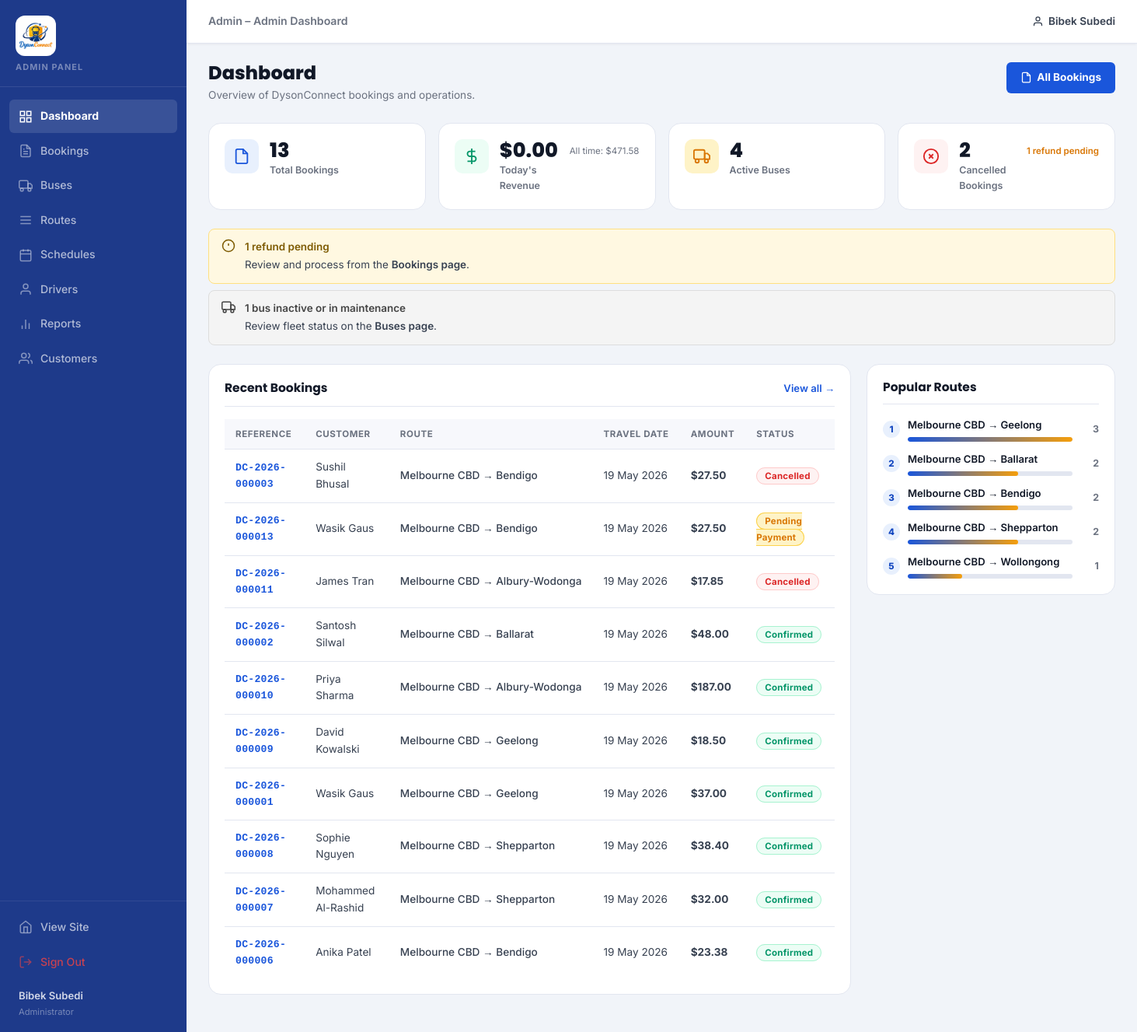
Page /admin/dashboard.php (signed in) on the committed database.
### tables this page shows
CREATE TABLE bookings (
    booking_id        INT           UNSIGNED NOT NULL AUTO_INCREMENT,
    user_id           INT           UNSIGNED NOT NULL,
    schedule_id       INT           UNSIGNED NOT NULL,
    booking_reference VARCHAR(20)   NOT NULL,
    booking_date      DATETIME      NOT NULL DEFAULT CURRENT_TIMESTAMP,
    total_amount      DECIMAL(10,2) NOT NULL DEFAULT 0.00,
    booking_status    ENUM('Confirmed','Cancelled','Pending Payment')
                                    NOT NULL DEFAULT 'Pending Payment',
    refund_status     ENUM('Not Applicable','Pending','Processed','Rejected')
                                    NOT NULL DEFAULT 'Not Applicable',
    created_at        DATETIME      NOT NULL DEFAULT CURRENT_TIMESTAMP,
    PRIMARY KEY (booking_id),
    UNIQUE KEY uq_bookings_ref (booking_reference),
    CONSTRAINT fk_bookings_user
        FOREIGN KEY (user_id) REFERENCES users (user_id)
        ON UPDATE CASCADE ON DELETE RESTRICT,
    CONSTRAINT fk_bookings_schedule
        FOREIGN KEY (schedule_id) REFERENCES schedules (schedule_id)
        ON UPDATE CASCADE ON DELETE RESTRICT
);

CREATE TABLE users (
    user_id    INT          UNSIGNED NOT NULL AUTO_INCREMENT,
    full_name  VARCHAR(120) NOT NULL,
    email      VARCHAR(180) NOT NULL,
    password   VARCHAR(255) NOT NULL,    
    phone      VARCHAR(20)  DEFAULT NULL,
    role       ENUM('customer','admin') NOT NULL DEFAULT 'customer',
    created_at DATETIME     NOT NULL DEFAULT CURRENT_TIMESTAMP,
    PRIMARY KEY (user_id),
    UNIQUE KEY uq_users_email (email)
);

CREATE TABLE routes (
    route_id    INT           UNSIGNED NOT NULL AUTO_INCREMENT,
    origin      VARCHAR(100)  NOT NULL,
    destination VARCHAR(100)  NOT NULL,
    distance_km SMALLINT      UNSIGNED NOT NULL DEFAULT 0,
    base_price  DECIMAL(8,2)  NOT NULL,
    route_tags  VARCHAR(255)  DEFAULT NULL,
    status      ENUM('active','inactive') NOT NULL DEFAULT 'active',
    created_at  DATETIME      NOT NULL DEFAULT CURRENT_TIMESTAMP,
    PRIMARY KEY (route_id)
);

CREATE TABLE schedules (
    schedule_id     INT         UNSIGNED NOT NULL AUTO_INCREMENT,
    bus_id          INT         UNSIGNED NOT NULL,
    route_id        INT         UNSIGNED NOT NULL,
    departure_date  DATE        NOT NULL,
    departure_time  TIME        NOT NULL,
    arrival_time    TIME        NOT NULL,
    available_seats TINYINT     UNSIGNED NOT NULL,
    status          ENUM('scheduled','departed','cancelled','completed')
                                NOT NULL DEFAULT 'scheduled',
    created_at      DATETIME    NOT NULL DEFAULT CURRENT_TIMESTAMP,
    PRIMARY KEY (schedule_id),
    CONSTRAINT fk_schedules_bus
        FOREIGN KEY (bus_id) REFERENCES buses (bus_id)
        ON UPDATE CASCADE ON DELETE RESTRICT,
    CONSTRAINT fk_schedules_route
        FOREIGN KEY (route_id) REFERENCES routes (route_id)
        ON UPDATE CASCADE ON DELETE RESTRICT
);

### includes/functions.php (called while the page is built, shortened)
<?php
function e($value) {
    return htmlspecialchars((string) $value, ENT_QUOTES, 'UTF-8');
}
function formatCurrency($amount) {
    return '$' . number_format((float) $amount, 2);
}

### admin/dashboard.php (the view, shortened to what this page needs)
<?php
require_once '../includes/db_connect.php';
require_once '../includes/functions.php';
$row = $conn->query("SELECT COUNT(*) AS n FROM bookings")->fetch_assoc();
$totalBookings = (int) $row['n'];
$stmt = $conn->prepare("
    SELECT COALESCE(SUM(p.amount_paid), 0) AS rev
    FROM   payments p
    JOIN   bookings b ON b.booking_id = p.booking_id
    WHERE  DATE(p.payment_date) = CURDATE()
      AND  p.payment_status = 'Paid'
");
$stmt->execute();
$todayRevenue = (float) $stmt->get_result()->fetch_assoc()['rev'];
$row = $conn->query("SELECT COUNT(*) AS n FROM buses WHERE status = 'active'")->fetch_assoc();
$activeBuses = (int) $row['n'];
$row = $conn->query("SELECT COUNT(*) AS n FROM bookings WHERE booking_status = 'Cancelled'")->fetch_assoc();
$cancelledBookings = (int) $row['n'];
$row = $conn->query("SELECT COUNT(*) AS n FROM bookings WHERE refund_status = 'Pending'")->fetch_assoc();
$pendingRefunds = (int) $row['n'];
$row = $conn->query("SELECT COALESCE(SUM(amount_paid),0) AS rev FROM payments WHERE payment_status='Paid'")->fetch_assoc();
$totalRevenue = (float) $row['rev'];
$recentBookings = $conn->query("
    SELECT
        b.booking_id,
        b.booking_reference,
        b.booking_date,
        b.total_amount,
        b.booking_status,
        b.refund_status,
        u.full_name   AS customer_name,
        r.origin,
        r.destination,
        s.departure_date,
        s.departure_time
    FROM   bookings b
    JOIN   users     u  ON u.user_id     = b.user_id
    JOIN   schedules s  ON s.schedule_id = b.schedule_id
    JOIN   routes    r  ON r.route_id    = s.route_id
    ORDER  BY b.booking_date DESC
    LIMIT  10
")->fetch_all(MYSQLI_ASSOC);
$popularRoutes = $conn->query("
    SELECT
        r.origin,
        r.destination,
        r.base_price,
        COUNT(b.booking_id) AS booking_count
    FROM   routes r
    JOIN   schedules s ON s.route_id = r.route_id
    JOIN   bookings  b ON b.schedule_id = s.schedule_id
    WHERE  b.booking_status != 'Cancelled'
    GROUP  BY r.route_id
    ORDER  BY booking_count DESC
    LIMIT  5
")->fetch_all(MYSQLI_ASSOC);
$lowSeatAlerts = $conn->query("
    SELECT s.schedule_id, r.origin, r.destination, s.departure_date,
           s.departure_time, s.available_seats
    FROM   schedules s
    JOIN   routes r ON r.route_id = s.route_id
    WHERE  s.status = 'scheduled' AND s.departure_date >= CURDATE()
      AND  s.available_seats > 0 AND s.available_seats < 6
    ORDER  BY s.departure_date ASC
    LIMIT  5
")->fetch_all(MYSQLI_ASSOC);
$inactiveBusCount = (int)$conn->query(
    "SELECT COUNT(*) AS n FROM buses WHERE status IN ('inactive','maintenance')"
)->fetch_assoc()['n'];
require_once 'admin_header.php';
?>
<div class="admin-page-header">
    <div>
        <h1 class="admin-page-title">Dashboard</h1>
        <p class="admin-page-sub">Overview of DysonConnect bookings and operations.</p>
    </div>
    <div class="admin-header-actions">
        <a href="<?= BASE_URL ?>admin/bookings.php" class="btn-admin-primary">
            <svg width="15" height="15" viewBox="0 0 24 24" fill="none" stroke="currentColor" stroke-width="2"><path d="M14 2H6a2 2 0 0 0-2 2v16a2 2 0 0 0 2 2h12a2 2 0 0 0 2-2V8z"/><polyline points="14 2 14 8 20 8"/></svg>
            All Bookings
        </a>
    </div>
</div>
<div class="admin-stat-grid">
    <div class="admin-stat-card">
        <div class="asc-icon asc-icon--blue">
            <svg width="22" height="22" viewBox="0 0 24 24" fill="none" stroke="currentColor" stroke-width="2"><path d="M14 2H6a2 2 0 0 0-2 2v16a2 2 0 0 0 2 2h12a2 2 0 0 0 2-2V8z"/><polyline points="14 2 14 8 20 8"/></svg>
        </div>
        <div class="asc-body">
            <span class="asc-num"><?= number_format($totalBookings) ?></span>
            <span class="asc-label">Total Bookings</span>
        </div>
    </div>
    <div class="admin-stat-card">
        <div class="asc-icon asc-icon--green">
            <svg width="22" height="22" viewBox="0 0 24 24" fill="none" stroke="currentColor" stroke-width="2"><line x1="12" y1="1" x2="12" y2="23"/><path d="M17 5H9.5a3.5 3.5 0 0 0 0 7h5a3.5 3.5 0 0 1 0 7H6"/></svg>
        </div>
        <div class="asc-body">
            <span class="asc-num"><?= formatCurrency($todayRevenue) ?></span>
            <span class="asc-label">Today's Revenue</span>
        </div>
        <div class="asc-sub">All time: <?= formatCurrency($totalRevenue) ?></div>
    </div>
    <div class="admin-stat-card">
        <div class="asc-icon asc-icon--orange">
            <svg width="22" height="22" viewBox="0 0 24 24" fill="none" stroke="currentColor" stroke-width="2"><rect x="1" y="3" width="15" height="13" rx="2"/><path d="M16 8h4l3 3v5h-7V8z"/><circle cx="5.5" cy="18.5" r="2.5"/><circle cx="18.5" cy="18.5" r="2.5"/></svg>
        </div>
        <div class="asc-body">
            <span class="asc-num"><?= number_format($activeBuses) ?></span>
            <span class="asc-label">Active Buses</span>
        </div>
    </div>
    <div class="admin-stat-card">
        <div class="asc-icon asc-icon--red">
            <svg width="22" height="22" viewBox="0 0 24 24" fill="none" stroke="currentColor" stroke-width="2"><circle cx="12" cy="12" r="10"/><line x1="15" y1="9" x2="9" y2="15"/><line x1="9" y1="9" x2="15" y2="15"/></svg>
        </div>
        <div class="asc-body">
            <span class="asc-num"><?= number_format($cancelledBookings) ?></span>
            <span class="asc-label">Cancelled Bookings</span>
        </div>
        <?php if ($pendingRefunds > 0): ?>
        <div class="asc-sub asc-sub--warn"><?= $pendingRefunds ?> refund<?= $pendingRefunds > 1 ? 's' : '' ?> pending</div>
        <?php endif; ?>
    </div>
</div>
<?php if ($pendingRefunds > 0 || !empty($lowSeatAlerts) || $inactiveBusCount > 0): ?>
<div class="admin-alert-row">
    <?php if ($pendingRefunds > 0): ?>
    <div class="admin-alert-card admin-alert-card--warn">
        <svg width="18" height="18" viewBox="0 0 24 24" fill="none" stroke="currentColor" stroke-width="2"><circle cx="12" cy="12" r="10"/><line x1="12" y1="8" x2="12" y2="12"/><line x1="12" y1="16" x2="12.01" y2="16"/></svg>
        <div>
            <strong><?= $pendingRefunds ?> refund<?= $pendingRefunds > 1 ? 's' : '' ?> pending</strong>
            <span>Review and process from the <a href="<?= BASE_URL ?>admin/bookings.php?status=Cancelled">Bookings page</a>.</span>
        </div>
    </div>
    <?php endif; ?>
    <?php if ($inactiveBusCount > 0): ?>
    <div class="admin-alert-card admin-alert-card--neutral">
        <svg width="18" height="18" viewBox="0 0 24 24" fill="none" stroke="currentColor" stroke-width="2"><rect x="1" y="3" width="15" height="13" rx="2"/><path d="M16 8h4l3 3v5h-7V8z"/><circle cx="5.5" cy="18.5" r="2.5"/><circle cx="18.5" cy="18.5" r="2.5"/></svg>
        <div>
            <strong><?= $inactiveBusCount ?> bus<?= $inactiveBusCount > 1 ? 'es' : '' ?> inactive or in maintenance</strong>
            <span>Review fleet status on the <a href="<?= BASE_URL ?>admin/buses.php">Buses page</a>.</span>
        </div>
    </div>
    <?php endif; ?>
</div>
<?php endif; ?>
<div class="admin-bottom-grid">
    <div class="admin-card admin-card--wide">
        <div class="admin-card-header">
            <h2 class="admin-card-title">Recent Bookings</h2>
            <a href="<?= BASE_URL ?>admin/bookings.php" class="btn-admin-text">View all →</a>
        </div>
        <?php if (empty($recentBookings)): ?>
            <div class="admin-empty">No bookings yet.</div>
        <?php else: ?>
        <div class="admin-table-wrap">
            <table class="admin-table">
                <thead>
                    <tr>
                        <th>Reference</th>
                        <th>Customer</th>
                        <th>Route</th>
                        <th>Travel Date</th>
                        <th>Amount</th>
                        <th>Status</th>
                    </tr>
                </thead>
                <tbody>
                    <?php foreach ($recentBookings as $bk):
                        $sc = match($bk['booking_status']) {
                            'Confirmed'       => 'confirmed',
                            'Cancelled'       => 'cancelled',
                            'Pending Payment' => 'pending',
                            default           => 'pending',
                        };
                    ?>
                    <tr>
                        <td class="td-mono">
                            <a href="<?= BASE_URL ?>ticket.php?booking_id=<?= (int)$bk['booking_id'] ?>" class="admin-ref-link">
                                <?= e($bk['booking_reference']) ?>
                            </a>
                        </td>
                        <td><?= e($bk['customer_name']) ?></td>
                        <td class="td-route"><?= e($bk['origin']) ?> → <?= e($bk['destination']) ?></td>
                        <td><?= date('d M Y', strtotime($bk['departure_date'])) ?></td>
                        <td class="td-amount"><?= formatCurrency($bk['total_amount']) ?></td>
                        <td><span class="booking-status-badge bsb--<?= $sc ?>"><?= e($bk['booking_status']) ?></span></td>
                    </tr>
                    <?php endforeach; ?>
                </tbody>
            </table>
        </div>
        <?php endif; ?>
    </div>
    <div class="admin-card">
        <div class="admin-card-header">
            <h2 class="admin-card-title">Popular Routes</h2>
        </div>
        <?php if (empty($popularRoutes)): ?>
            <div class="admin-empty">No data yet.</div>
        <?php else: ?>
        <div class="popular-routes-list">
            <?php
            $maxCount = max(array_column($popularRoutes, 'booking_count')) ?: 1;
            foreach ($popularRoutes as $i => $pr):
                $pct = round(($pr['booking_count'] / $maxCount) * 100);
            ?>
            <div class="pr-item">
                <div class="pr-rank"><?= $i + 1 ?></div>
                <div class="pr-info">
                    <span class="pr-route"><?= e($pr['origin']) ?> → <?= e($pr['destination']) ?></span>
                    <div class="pr-bar-wrap">
                        <div class="pr-bar" style="width:<?= $pct ?>%"></div>
                    </div>
                </div>
                <span class="pr-count"><?= $pr['booking_count'] ?></span>
            </div>
            <?php endforeach; ?>
        </div>
        <?php endif; ?>
    </div>
</div>
<?php require_once 'admin_footer.php'; ?>

### rows in the picture
bookings: booking_reference "DC-2026-000003", user.full_name "Sushil Bhusal", routes.origin "Melbourne CBD", routes.destination "Bendigo", schedule.departure_date "19 May 2026", total_amount "$27.50", booking_status "Cancelled"
bookings: booking_reference "DC-2026-000013", user.full_name "Wasik Gaus", routes.origin "Melbourne CBD", routes.destination "Bendigo", schedule.departure_date "19 May 2026", total_amount "$27.50", booking_status "Pending Payment"
bookings: booking_reference "DC-2026-000011", user.full_name "James Tran", routes.origin "Melbourne CBD", routes.destination "Albury-Wodonga", schedule.departure_date "19 May 2026", total_amount "$17.85", booking_status "Cancelled"
bookings: booking_reference "DC-2026-000002", user.full_name "Santosh Silwal", routes.origin "Melbourne CBD", routes.destination "Ballarat", schedule.departure_date "19 May 2026", total_amount "$48.00", booking_status "Confirmed"
bookings: booking_reference "DC-2026-000010", user.full_name "Priya Sharma", routes.origin "Melbourne CBD", routes.destination "Albury-Wodonga", schedule.departure_date "19 May 2026", total_amount "$187.00", booking_status "Confirmed"
bookings: booking_reference "DC-2026-000009", user.full_name "David Kowalski", routes.origin "Melbourne CBD", routes.destination "Geelong", schedule.departure_date "19 May 2026", total_amount "$18.50", booking_status "Confirmed"
bookings: booking_reference "DC-2026-000001", user.full_name "Wasik Gaus", routes.origin "Melbourne CBD", routes.destination "Geelong", schedule.departure_date "19 May 2026", total_amount "$37.00", booking_status "Confirmed"
bookings: booking_reference "DC-2026-000008", user.full_name "Sophie Nguyen", routes.origin "Melbourne CBD", routes.destination "Shepparton", schedule.departure_date "19 May 2026", total_amount "$38.40", booking_status "Confirmed"
bookings: booking_reference "DC-2026-000007", user.full_name "Mohammed Al-Rashid", routes.origin "Melbourne CBD", routes.destination "Shepparton", schedule.departure_date "19 May 2026", total_amount "$32.00", booking_status "Confirmed"
bookings: booking_reference "DC-2026-000006", user.full_name "Anika Patel", routes.origin "Melbourne CBD", routes.destination "Bendigo", schedule.departure_date "19 May 2026", total_amount "$23.38", booking_status "Confirmed"

### other values in the picture
currentUserName() "Bibek Subedi"
$pageTitle "Admin – Admin Dashboard"
$totalBookings "13"
formatCurrency($todayRevenue) "$0.00"
formatCurrency($totalRevenue) "$471.58"
$activeBuses "4"
$cancelledBookings "2"
$pendingRefunds "1"
$inactiveBusCount "1"
$pr['origin'] "Melbourne CBD"
$pr['destination'] "Geelong"
$pr['booking_count'] "3"
$pr['destination'] "Ballarat"
$pr['booking_count'] "2"
$pr['destination'] "Bendigo"
